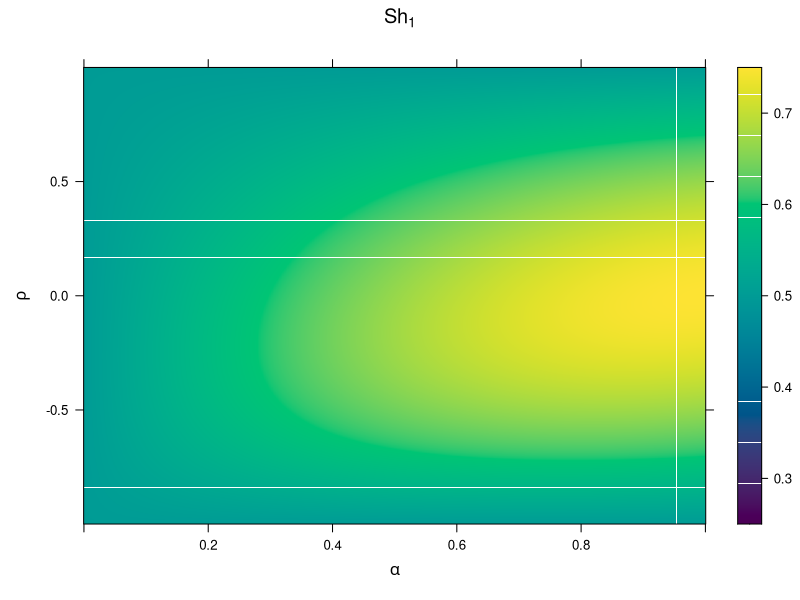
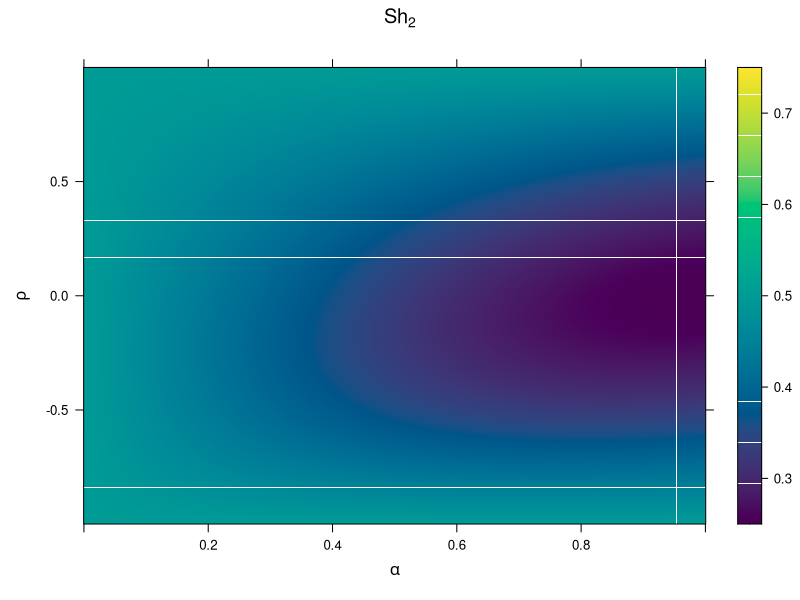
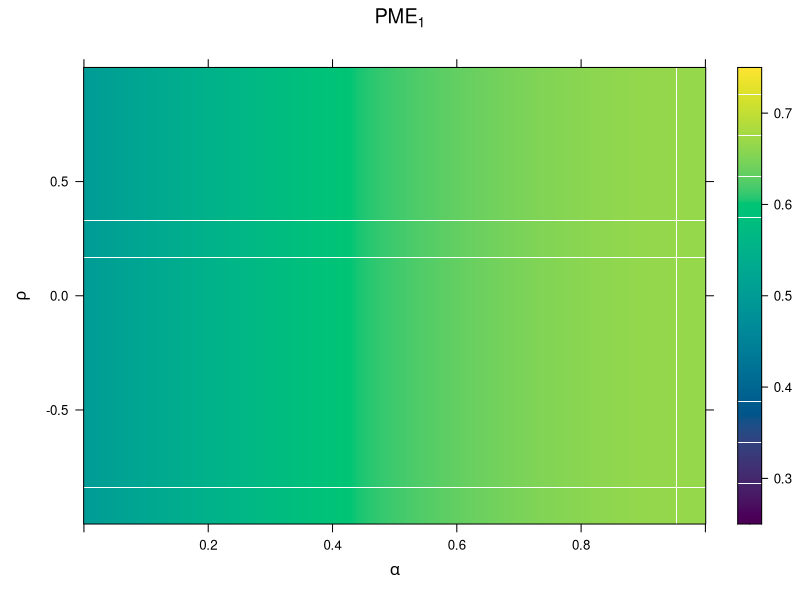
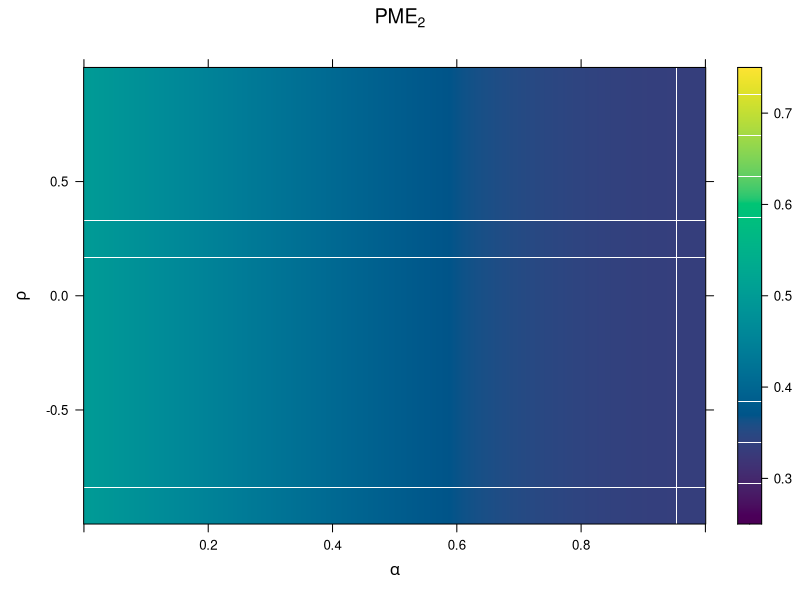

These figures' R source, in order:
## ---- chunk 1
knitr::opts_chunk$set(echo = TRUE,
                      fig.path="figures/")

#Packages import
library(RColorBrewer)
library(lattice)
library(latticeExtra)
## ---- chunk 2
# Model: G(X) = X1 + alpha*X2 + (1-a)X1X2

###############################################################################
# Function to compute the analytical Shapley and PME Values

computeAllocs<-function(alpha, rho){
  
  #Output variance
  vy=2+(1-alpha)^2+2*(1-alpha)*rho + rho^2
  
  #(Normalized) Shapley effects 
  sh1=(3+rho^2*(1-alpha)^2+2*rho*(1-alpha))/(2*vy)
  sh2=(1+2*rho^2+(2-rho^2)*(1-alpha)^2 +2*rho*(1-alpha))/(2*vy)
  
  
  #(Normalized) PME
  denom=3+(1-alpha)^2
  pme1=2/denom
  pme2=((1-alpha)^2 +1)/denom
  
  res=cbind(sh1, sh2, pme1, pme2)
  return(res)
}
## ---- chunk 3
###############################################################################
# Sequence of correlation values
rhos<-seq(-0.999,0.999,0.001)

###############################################################################
# Sequence of beta values
alphas<-seq(0,1,0.001)

###############################################################################
# Grid of crossed rho/beta values to compute
grid.alpharho<-expand.grid(alphas, rhos)

resAllocs=cbind(grid.alpharho, computeAllocs(grid.alpharho[,1], grid.alpharho[,2]))
colnames(resAllocs)[c(1,2)]=c("alpha", "rho")
## ---- chunk 4
par(mfrow=c(2,1),
    cex=2)
levelplot(sh1~alpha*rho,
          data=resAllocs,
          col.regions=hcl.colors(10000), 
          cuts=10000,
          main=expression(Sh[1]),
          ylab=expression(rho),
          xlab=expression(alpha),
          at=seq(0.25,.75,0.0001),
          cex=2)

levelplot(sh2~alpha*rho,
          data=resAllocs,
          col.regions=hcl.colors(10000), 
          cuts=10000,
          main=expression(Sh[2]),
          ylab=expression(rho),
          xlab=expression(alpha),
          at=seq(0.25,.75,0.0001),
          cex=2)
## ---- chunk 5
par(mfrow=c(2,1),
    cex=2)
levelplot(pme1~alpha*rho,
          data=resAllocs,
          col.regions=hcl.colors(10000), 
          cuts=10000,
          main=expression(PME[1]),
          ylab=expression(rho),
          xlab=expression(alpha),
          at=seq(0.25,.75,0.0001),
          cex=2)

levelplot(pme2~alpha*rho,
          data=resAllocs,
          col.regions=hcl.colors(10000), 
          cuts=10000,
          main=expression(PME[2]),
          ylab=expression(rho),
          xlab=expression(alpha),
          at=seq(0.25,.75,0.0001),
          cex=2)
